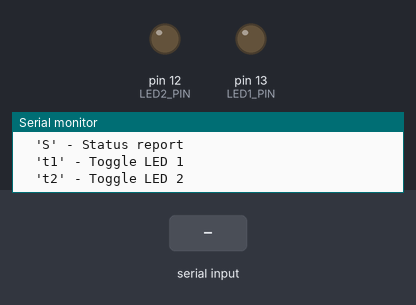
Simulated run of this sketch. Board: Arduino Uno, built with avr-gcc and run on an emulated ATmega328P. On the bench: output pins drawn as LEDs (lit = HIGH), the last lines printed to the serial monitor. Inputs (shaded band) come from the test bench.

Above: at 1.4 s.
1.5 s: "t1\n" received over Serial
At 2.6 s:
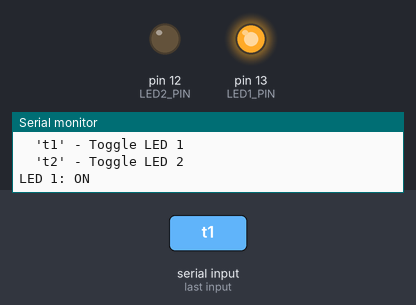
3.0 s: "3\n" received over Serial
At 3.9 s:
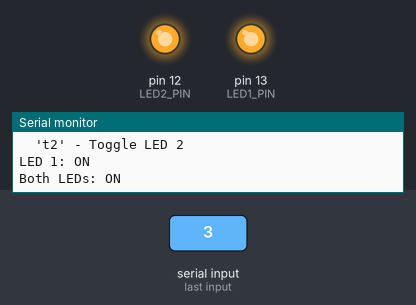
4.5 s: "a\n" received over Serial
At 5.1 s:
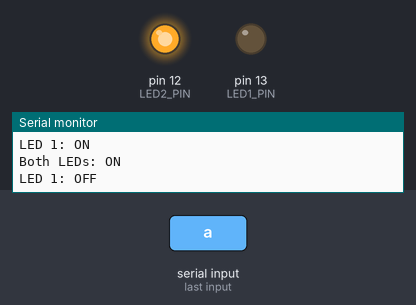
7.5 s: "t2\n" received over Serial
At 8.5 s:
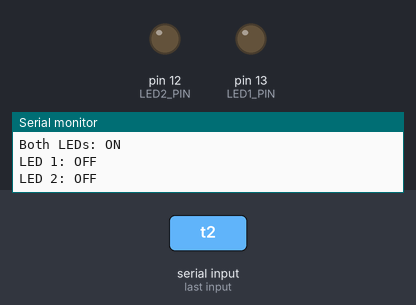
9.0 s: "1\n" received over Serial
At 9.8 s:
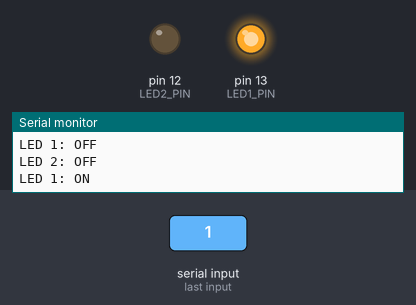
Timing chart, 0 to 11.5 s (numbered marks = the images above; inputs shaded):
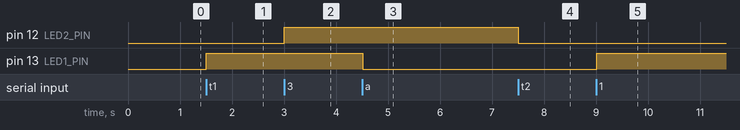

The sketch:

two_led.ino
```cpp
/*
Two LED Control Arduino Code
===========================

This Arduino code controls two LEDs based on serial commands from the Python agent.
The system responds to simple character commands to control LED states.

Author: [Your Name]
Date: [2025-01-27]
*/

// ===== PIN DEFINITIONS =====
const int LED1_PIN = 13;  // LED 1 connected to pin 13
const int LED2_PIN = 12;  // LED 2 connected to pin 12

// ===== GLOBAL VARIABLES =====
bool led1_state = false;  // Track LED 1 state
bool led2_state = false;  // Track LED 2 state
String inputString = "";   // String to hold incoming data
bool stringComplete = false;  // Whether the string is complete

// ===== SETUP FUNCTION =====
void setup() {
  // Initialize serial communication
  Serial.begin(9600);

  // Set LED pins as outputs
  pinMode(LED1_PIN, OUTPUT);
  pinMode(LED2_PIN, OUTPUT);

  // Initialize LEDs to OFF state
  digitalWrite(LED1_PIN, LOW);
  digitalWrite(LED2_PIN, LOW);

  // Send startup message
  Serial.println("Two LED Controller Ready!");
  Serial.println("Available commands:");
  Serial.println("  '1' - Turn LED 1 ON");
  Serial.println("  'a' - Turn LED 1 OFF");
  Serial.println("  '2' - Turn LED 2 ON");
  Serial.println("  'b' - Turn LED 2 OFF");
  Serial.println("  '3' - Turn both LEDs ON");
  Serial.println("  'c' - Turn both LEDs OFF");
  Serial.println("  'S' - Status report");
  Serial.println("  't1' - Toggle LED 1");
  Serial.println("  't2' - Toggle LED 2");
  Serial.println();
}

// ===== MAIN LOOP =====
void loop() {
  // Check if we have received a complete command
  if (stringComplete) {
    // Process the command
    processCommand(inputString);

    // Clear the string for next command
    inputString = "";
    stringComplete = false;
  }

  // Small delay to prevent overwhelming the serial buffer
  delay(10);
}

// ===== SERIAL EVENT HANDLER =====
void serialEvent() {
  while (Serial.available()) {
    // Get the new byte
    char inChar = (char)Serial.read();

    // Add it to the inputString
    inputString += inChar;

    // If the incoming character is a newline, set a flag
    // so the main loop can do something about it
    if (inChar == '\n') {
      stringComplete = true;
    }
  }
}

// ===== COMMAND PROCESSING =====
void processCommand(String command) {
  // Remove any whitespace and newlines
  command.trim();

  // Process single character commands
  if (command.length() == 1) {
    char cmd = command.charAt(0);

    switch (cmd) {
      case '1':  // Turn LED 1 ON
        turnLED1On();
        break;

      case 'a':  // Turn LED 1 OFF
        turnLED1Off();
        break;

      case '2':  // Turn LED 2 ON
        turnLED2On();
        break;

      case 'b':  // Turn LED 2 OFF
        turnLED2Off();
        break;

      case '3':  // Turn both LEDs ON
        turnBothLEDsOn();
        break;

      case 'c':  // Turn both LEDs OFF
        turnBothLEDsOff();
        break;

      case 'S':  // Status report
        sendStatusReport();
        break;

      default:
        Serial.println("Unknown command: " + command);
        break;
    }
  }
  // Process two character commands (for toggles)
  else if (command.length() == 2) {
    if (command == "t1") {
      toggleLED1();
    }
    else if (command == "t2") {
      toggleLED2();
    }
    else {
      Serial.println("Unknown command: " + command);
    }
  }
  else {
    Serial.println("Invalid command format: " + command);
  }
}

// ===== LED CONTROL FUNCTIONS =====

void turnLED1On() {
  digitalWrite(LED1_PIN, HIGH);
  led1_state = true;
  Serial.println("LED 1: ON");
}

void turnLED1Off() {
  digitalWrite(LED1_PIN, LOW);
  led1_state = false;
  Serial.println("LED 1: OFF");
}

void turnLED2On() {
  digitalWrite(LED2_PIN, HIGH);
  led2_state = true;
  Serial.println("LED 2: ON");
}

void turnLED2Off() {
  digitalWrite(LED2_PIN, LOW);
  led2_state = false;
  Serial.println("LED 2: OFF");
}

void turnBothLEDsOn() {
  digitalWrite(LED1_PIN, HIGH);
  digitalWrite(LED2_PIN, HIGH);
  led1_state = true;
  led2_state = true;
  Serial.println("Both LEDs: ON");
}

void turnBothLEDsOff() {
  digitalWrite(LED1_PIN, LOW);
  digitalWrite(LED2_PIN, LOW);
  led1_state = false;
  led2_state = false;
  Serial.println("Both LEDs: OFF");
}

void toggleLED1() {
  if (led1_state) {
    turnLED1Off();
  } else {
    turnLED1On();
  }
}

void toggleLED2() {
  if (led2_state) {
    turnLED2Off();
  } else {
    turnLED2On();
  }
}

// ===== STATUS REPORTING =====
void sendStatusReport() {
  Serial.println("=== STATUS REPORT ===");
  Serial.print("LED 1: ");
  Serial.println(led1_state ? "ON" : "OFF");
  Serial.print("LED 2: ");
  Serial.println(led2_state ? "ON" : "OFF");
  Serial.println("===================");
}
```

Measured:
- after the input at 1.5 s, pin 13 (LED1_PIN): LOW → HIGH at once
- after the input at 3.0 s, pin 12 (LED2_PIN): LOW → HIGH at once
- after the input at 4.5 s, pin 13 (LED1_PIN): HIGH → LOW at once
- after the input at 7.5 s, pin 12 (LED2_PIN): HIGH → LOW at once
- after the input at 9.0 s, pin 13 (LED1_PIN): LOW → HIGH at once
